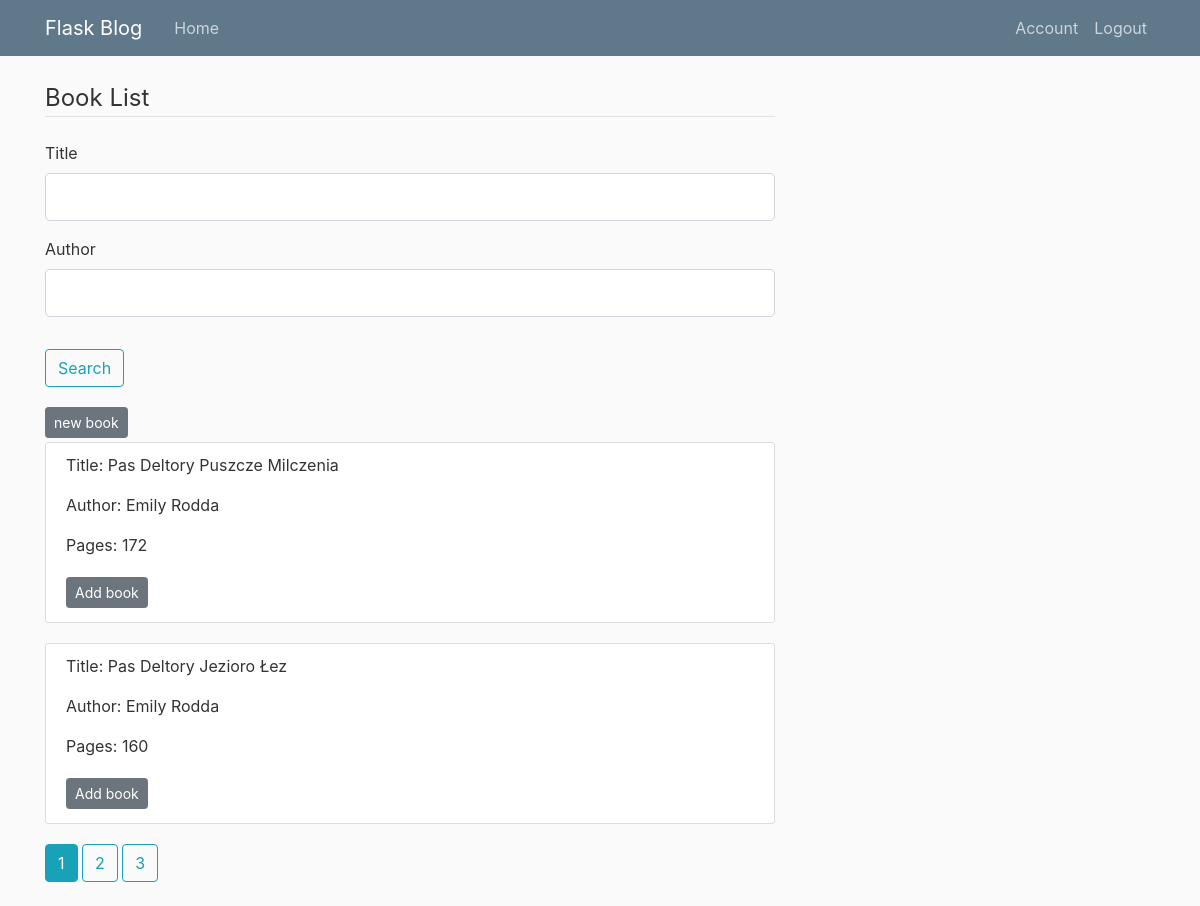
The page /book/list (signed in) on the database as committed earlier.
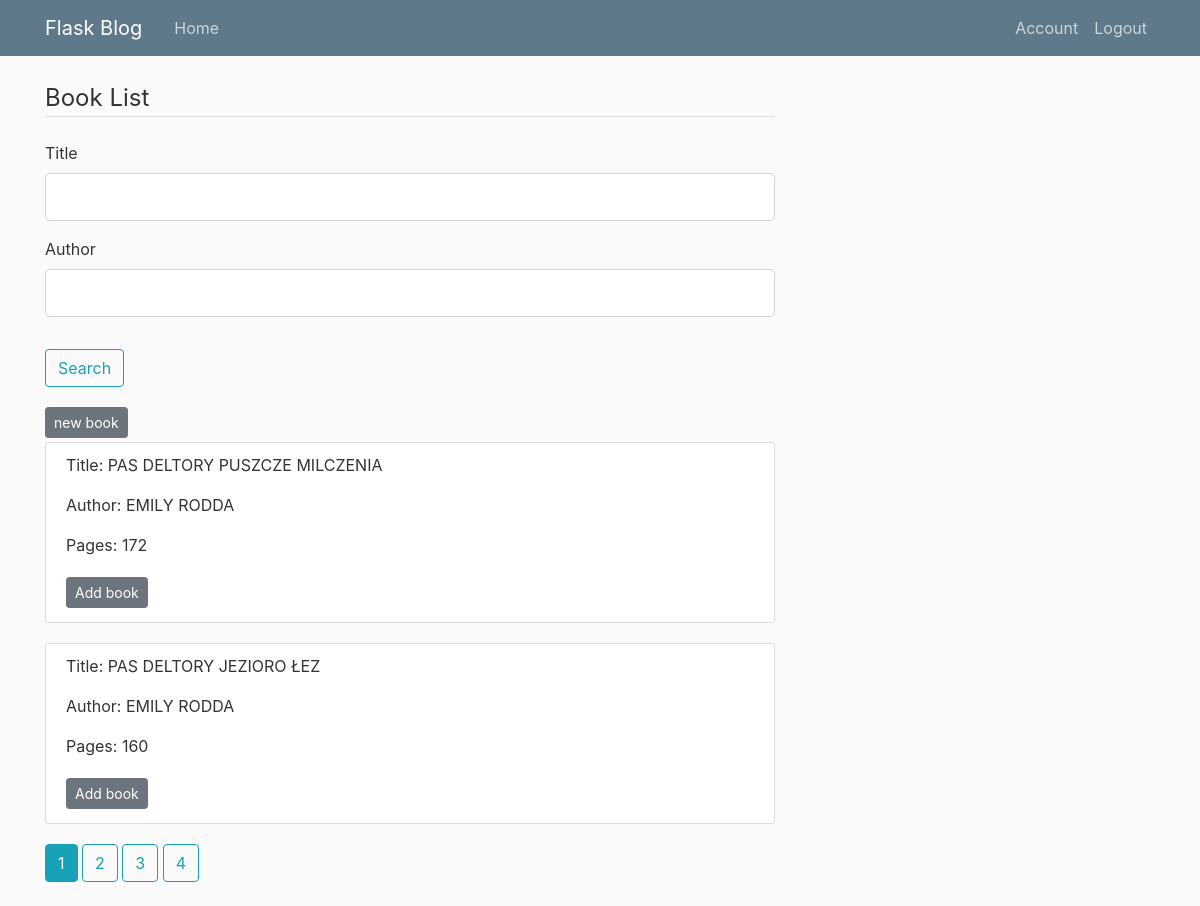
The same page on the database as committed later.
### flask_lib/models.py (models this page shows)
class Book(db.Model):
    id = db.Column(db.Integer, primary_key=True)
    title = db.Column(db.String(100), nullable=False, unique=True)
    author = db.Column(db.String(100), nullable=False)
    pages = db.Column(db.Integer, nullable=False)
    Copies = db.relationship('BCopy', backref='original', lazy=True)

### flask_lib/books/routes.py (the view)
@books.route('/book/list', methods=['GET', 'POST'])
@login_required
def book_list():
    page = request.args.get('page', 1, type=int)
    book = Book.query
    form = SearchForm()
    if form.validate_on_submit() or request.args.get('page', 1, type=int):
        if request.values.get("author"):
            form.author.data=request.values.get("author")
            search = '%{}%'.format(form.author.data.upper())
            book = book.filter(Book.author.like(search))
        if request.values.get("title"):
            form.title.data = request.values.get("title")
            search = '%{}%'.format(form.title.data.upper())
            book = book.filter(Book.title.like(search))
    book = book.paginate(page=page, per_page=2, error_out=False)
    return render_template('book_list.html', title='Book List', form=form, legend='Book List', books=book)

### flask_lib/books/forms.py
class SearchForm(FlaskForm):
    author = StringField('Author', default='')
    title = StringField('Title', default='')
    submit = SubmitField('Search')

### flask_lib/models.py (called while the page is built)
@login_manager.user_loader
def load_user(user_id):
    return User.query.get(int(user_id))

### flask_lib/templates/book_list.html (shortened to what this page needs)
{% extends "layout.html" %}
{% block content %}
    <form action="" method="GET">
        <fieldset class="form-group">
            <legend class="border-bottom mb-4">{{ legend }}</legend>
            <div class="form-group">
                {{ form.title.label(class="form-control-label") }}
                {%  if form.title.errors %}
                    {{ form.title(class="form-control form-control-lg is-invalid") }}
                    <div class="invalid-feedback">
                        {%  for error in form.title.errors %}
                            <span>{{ error }}</span>
                        {%  endfor %}
                    </div>
                {% else %}
                    {{ form.title(class="form-control form-control-lg") }}
                {%  endif %}
            </div>
            <div class="form-group">
                {{ form.author.label(class="form-control-label") }}
                {%  if form.author.errors %}
                    {{ form.author(class="form-control form-control-lg is-invalid") }}
                    <div class="invalid-feedback">
                        {%  for error in form.author.errors %}
                            <span>{{ error }}</span>
                        {%  endfor %}
                    </div>
                {% else %}
                    {{ form.author(class="form-control form-control-lg") }}
                {%  endif %}
            </div>
        </fieldset>
        <div class="form-group">
            {{ form.submit(class="btn btn-outline-info") }}
        </div>
    </form>
<a class="btn btn-secondary btn-sm mt-1 mb-1" href="{{ url_for('books.new_book') }}">new book</a>
{% for book in books.items %}
<article class="media content-section">
    <div class="media-body">
        <p>Title: {{ book.title }}</p>
        <p>Author: {{ book.author }}</p>
        <p>Pages: {{ book.pages }}</p>
        <a class="btn btn-secondary btn-sm mt-1 mb-1" href="{{ url_for('books.add_book' , book_id=book.id) }}">Add book</a>
    </div>
</article>
{% endfor %}
{% for page_num in books.iter_pages(left_edge=2, right_edge=2, left_current=1, right_current=2) %}
    {% if page_num %}
        {% if books.page == page_num %}
            <a class="btn btn-info mb-4" href="{{url_for('books.book_list', page=page_num, author=form.author.data, title=form.title.data) }}">{{ page_num }}</a>
        {% else %}
            <a class="btn btn-outline-info mb-4" href="{{url_for('books.book_list', page=page_num, author=form.author.data, title=form.title.data) }}">{{ page_num }}</a>
        {% endif %}
    {% else %}
        ...
    {% endif %}
{% endfor %}
{% endblock content %}

Rows that differ between the two databases and show on the page:
changed Book: title "Pas Deltory Puszcze Milczenia" → "PAS DELTORY PUSZCZE MILCZENIA"; author "Emily Rodda" → "EMILY RODDA"
changed Book: title "Pas Deltory Jezioro Łez" → "PAS DELTORY JEZIORO ŁEZ"; author "Emily Rodda" → "EMILY RODDA"
Other text that changed with them:
new list line: "4"
